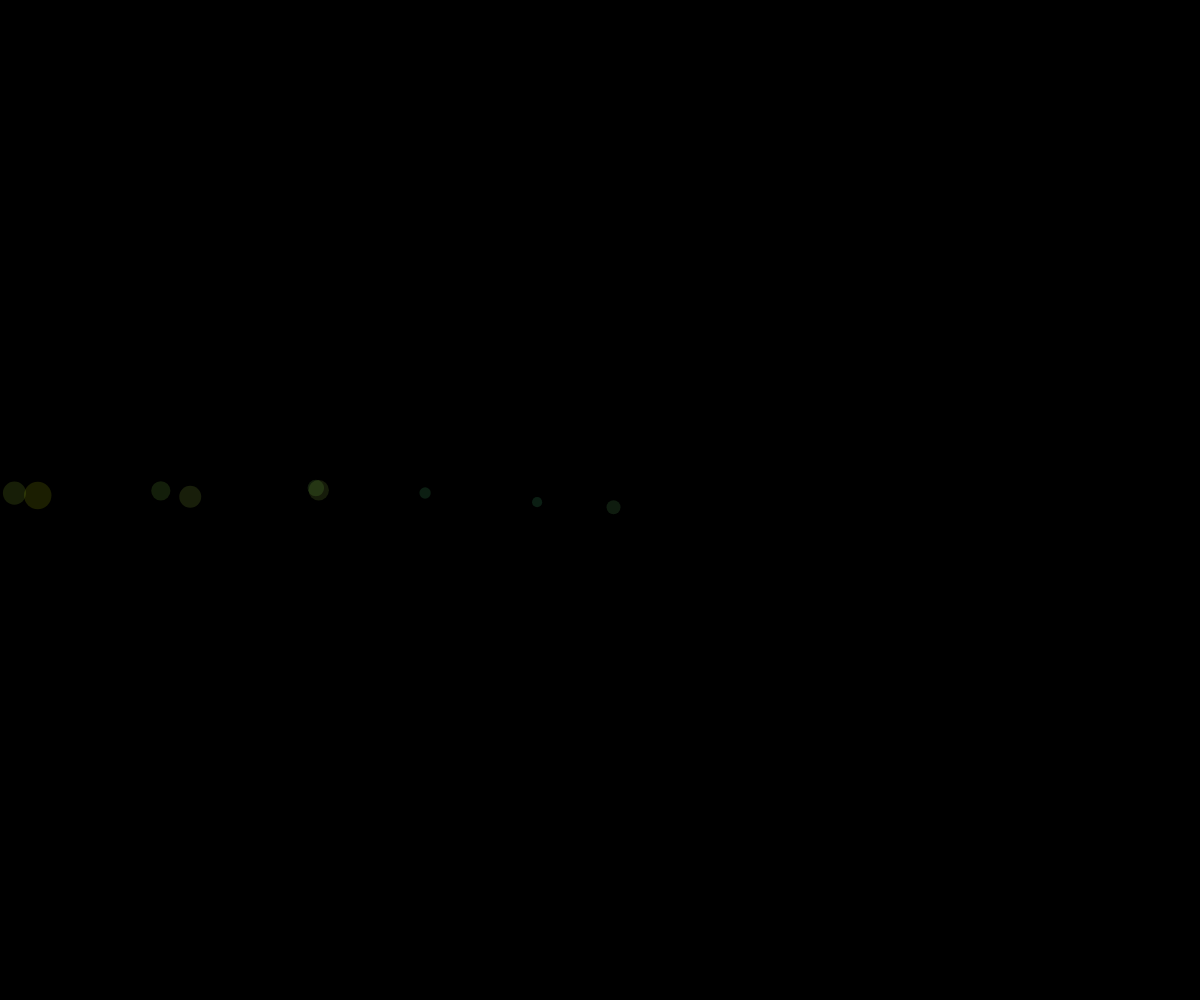
Frame 1 (no input)
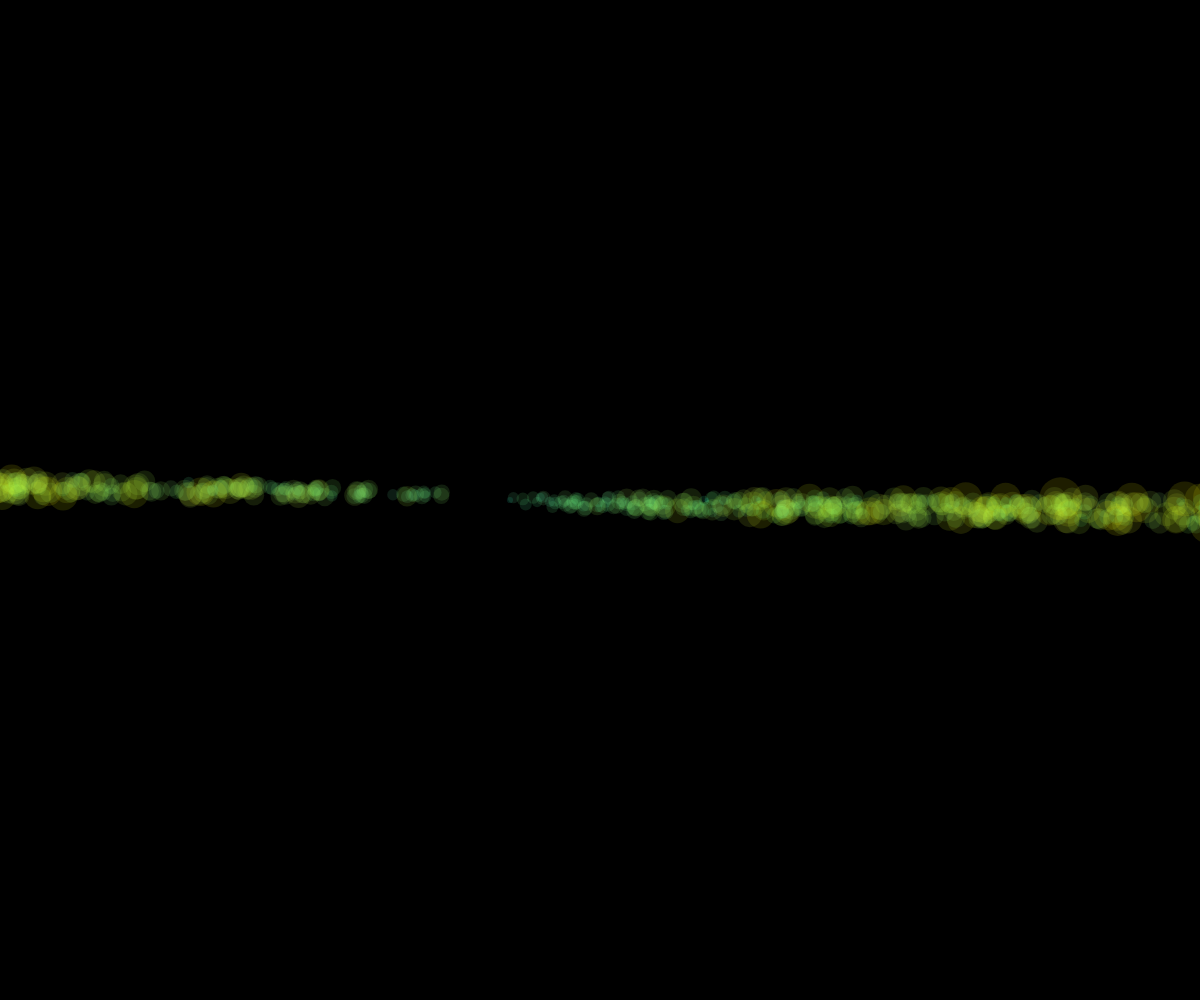
Frame 60 (no input)
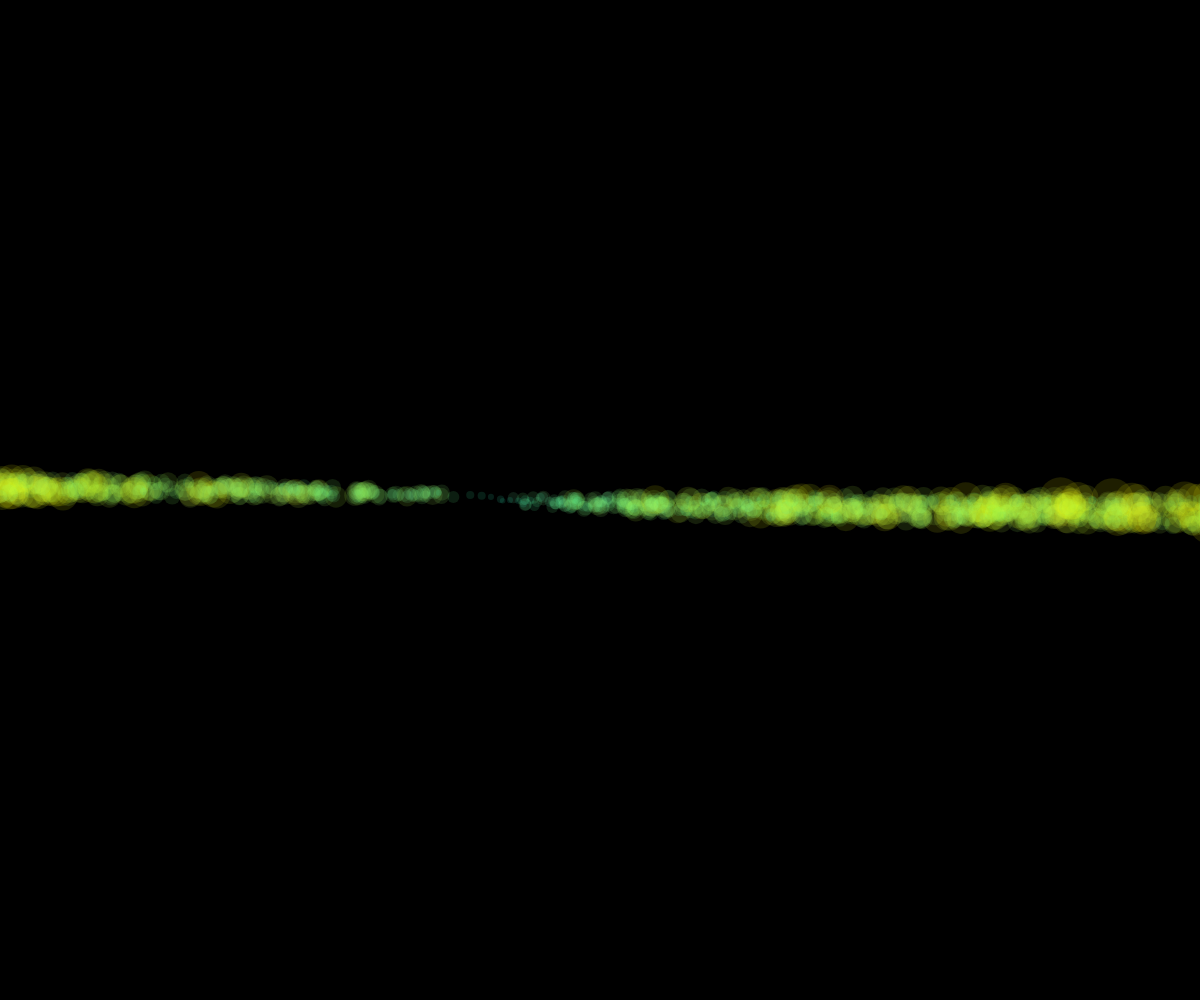
Frame 120 (the mouse pressed at the canvas centre since frame 60)

The p5.js sketch that drew these frames (run headless with seeded random() and noise() and a simulated clock; from frame 60 on, the mouse is pressed at the canvas centre):

// p5.js sketch
// ── sketch.js
var colorA =[255,255,0];
var colorB =[0,255,255];
var rMax;
function setup(){
    createCanvas(windowWidth,windowHeight);
    rMax=pow(windowWidth^2+windowHeight^2,0.5);
    background(0);
    frameRate(480);
}
function draw(){
    for(var i = 0;i<1000;i++){
        var x=randomGaussian(windowHeight/2,width/2);
        var y=randomGaussian(windowHeight/2,height/2);
        var polarCoor=getPolar(x-windowHeight/2,y-windowHeight/2);
        var ratio=getRatio(polarCoor[0],polarCoor[1]);
        ratio=ratio*randomGaussian(1,0.2);
        drawCircle(x,y,ratio);
    }

}
var disorder = 30;
function drawCircle(x,y,ratio){
    var red=ratio*colorA[0]+(1-ratio)*colorB[0];
    var green=ratio*colorA[1]+(1-ratio)*colorB[1];
    var blue=ratio*colorA[2]+(1-ratio)*colorB[2];
    var radius=30*ratio;
    noStroke();
    fill(red+random(disorder)-disorder/2,green+random(disorder)-disorder/2,blue+random(disorder)-disorder/2,30);
    ellipse(x,y,radius,radius);
}

function getPolar(x,y){
    var r =pow(x^2+y^2,0.5);
    return [r, asin(y/r)];
}

function getCart(r,tetha){
    return [r*cos(tetha),r*sin(tetha)];
}

function getRatio(r,tetha){
    rMax=pow(windowWidth^2+windowHeight^2,0.5);
    var spiralRatio=1-((r/(tetha*1000)%1));
    var centralRatio=r/rMax;
    var totalRatio=(spiralRatio+centralRatio)/2;
    return pow(spiralRatio*centralRatio,0.5);
}
